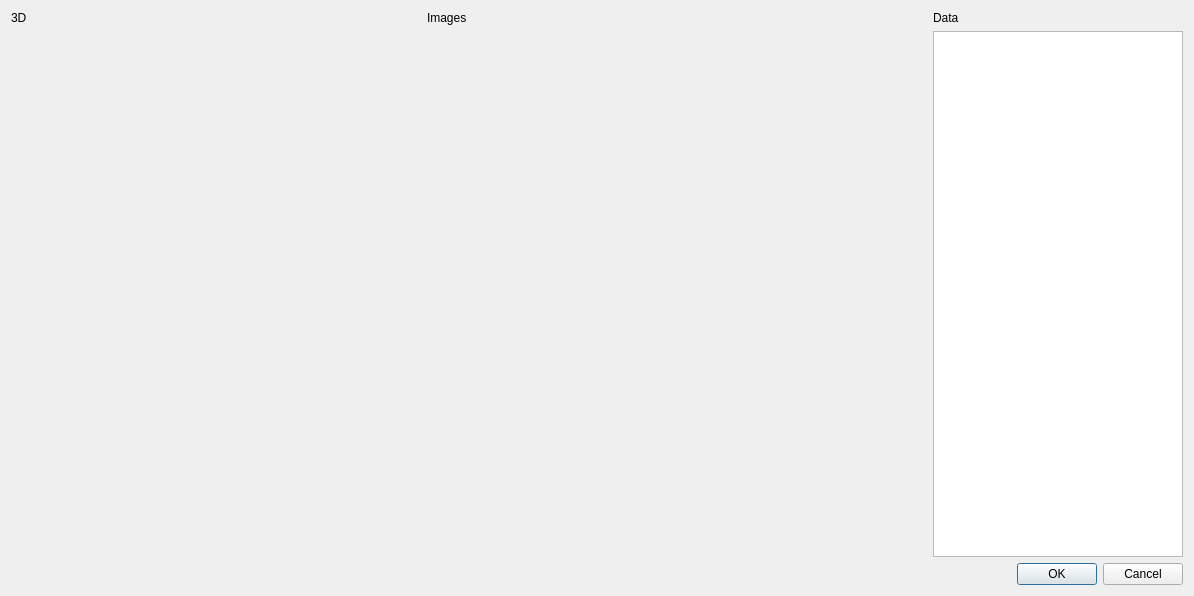
<?xml version="1.0" encoding="UTF-8"?>
<ui version="4.0">
 <class>Dialog</class>
 <widget class="QDialog" name="Dialog">
  <property name="geometry">
   <rect>
    <x>0</x>
    <y>0</y>
    <width>1194</width>
    <height>596</height>
   </rect>
  </property>
  <property name="windowTitle">
   <string>Dialog</string>
  </property>
  <layout class="QVBoxLayout" name="verticalLayout_4">
   <item>
    <layout class="QHBoxLayout" name="horizontalLayout">
     <item>
      <layout class="QVBoxLayout" name="verticalLayout_3">
       <item>
        <widget class="QLabel" name="label_3">
         <property name="minimumSize">
          <size>
           <width>400</width>
           <height>0</height>
          </size>
         </property>
         <property name="text">
          <string>3D</string>
         </property>
        </widget>
       </item>
       <item>
        <spacer name="verticalSpacer">
         <property name="orientation">
          <enum>Qt::Vertical</enum>
         </property>
         <property name="sizeHint" stdset="0">
          <size>
           <width>20</width>
           <height>40</height>
          </size>
         </property>
        </spacer>
       </item>
      </layout>
     </item>
     <item>
      <layout class="QVBoxLayout" name="verticalLayout">
       <item>
        <widget class="QLabel" name="label_2">
         <property name="minimumSize">
          <size>
           <width>500</width>
           <height>0</height>
          </size>
         </property>
         <property name="text">
          <string>Images</string>
         </property>
        </widget>
       </item>
       <item>
        <spacer name="verticalSpacer_2">
         <property name="orientation">
          <enum>Qt::Vertical</enum>
         </property>
         <property name="sizeHint" stdset="0">
          <size>
           <width>20</width>
           <height>40</height>
          </size>
         </property>
        </spacer>
       </item>
      </layout>
     </item>
     <item>
      <layout class="QVBoxLayout" name="verticalLayout_2">
       <item>
        <widget class="QLabel" name="label">
         <property name="minimumSize">
          <size>
           <width>250</width>
           <height>0</height>
          </size>
         </property>
         <property name="maximumSize">
          <size>
           <width>250</width>
           <height>16777215</height>
          </size>
         </property>
         <property name="text">
          <string>Data</string>
         </property>
        </widget>
       </item>
       <item>
        <widget class="QTableView" name="tableView">
         <property name="minimumSize">
          <size>
           <width>250</width>
           <height>0</height>
          </size>
         </property>
         <property name="maximumSize">
          <size>
           <width>250</width>
           <height>16777215</height>
          </size>
         </property>
        </widget>
       </item>
      </layout>
     </item>
    </layout>
   </item>
   <item>
    <widget class="QDialogButtonBox" name="buttonBox">
     <property name="orientation">
      <enum>Qt::Horizontal</enum>
     </property>
     <property name="standardButtons">
      <set>QDialogButtonBox::Cancel|QDialogButtonBox::Ok</set>
     </property>
    </widget>
   </item>
  </layout>
 </widget>
 <resources/>
 <connections>
  <connection>
   <sender>buttonBox</sender>
   <signal>accepted()</signal>
   <receiver>Dialog</receiver>
   <slot>accept()</slot>
   <hints>
    <hint type="sourcelabel">
     <x>248</x>
     <y>254</y>
    </hint>
    <hint type="destinationlabel">
     <x>157</x>
     <y>274</y>
    </hint>
   </hints>
  </connection>
  <connection>
   <sender>buttonBox</sender>
   <signal>rejected()</signal>
   <receiver>Dialog</receiver>
   <slot>reject()</slot>
   <hints>
    <hint type="sourcelabel">
     <x>316</x>
     <y>260</y>
    </hint>
    <hint type="destinationlabel">
     <x>286</x>
     <y>274</y>
    </hint>
   </hints>
  </connection>
 </connections>
</ui>
